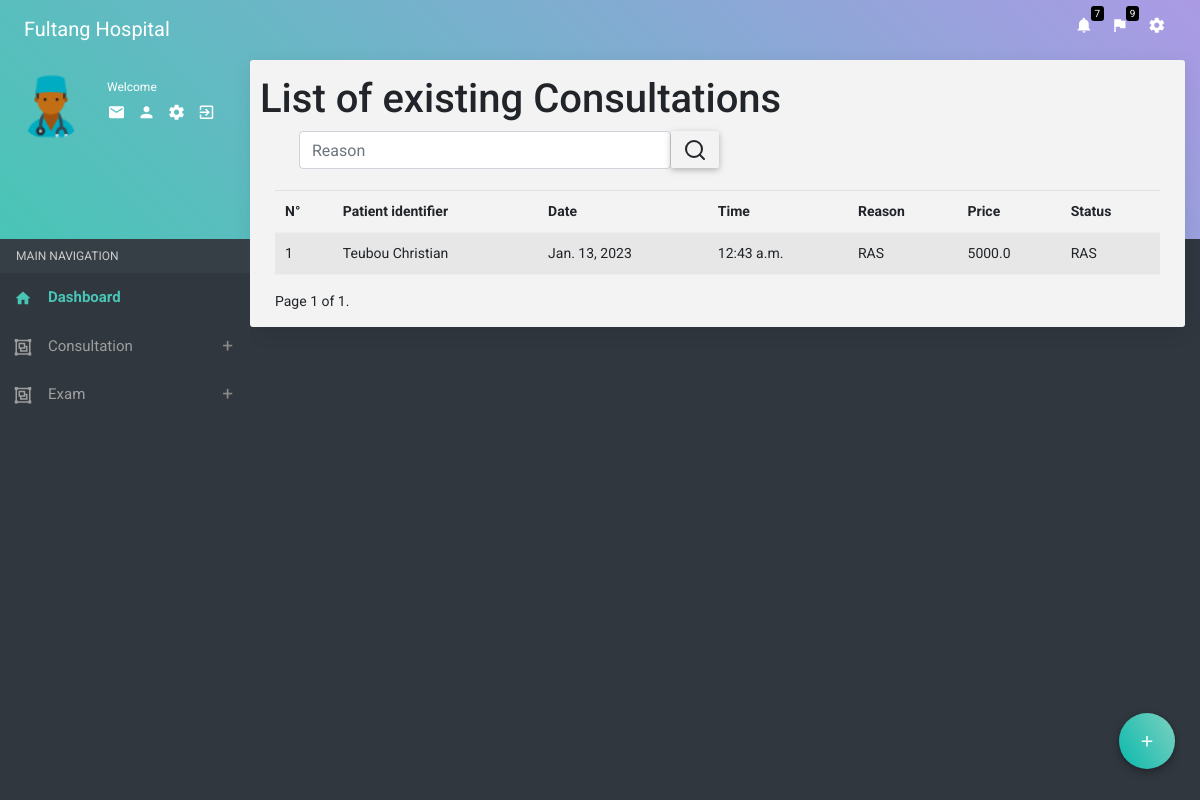
The page /cashier/consultation_list on the database its author committed.
### polyclinic/models.py (models this page shows, shortened)
class Consultation(models.Model):
    consultationDate = models.DateField(auto_now=True)
    consultationTime = models.TimeField(auto_now=True)
    consultationCost = models.FloatField(blank=True, null=True)
    consultationReason = models.CharField(max_length=100, blank=True)
    consultationNotes = models.TextField(blank=True, null=True, max_length=100000)
    allergy = models.CharField(max_length=1000, null=True, blank=True)
    previousHistory = models.CharField(max_length=200, null=True, blank=True)
    status = models.CharField(max_length=20, default="invalid")
    idParameters = models.ForeignKey("Parameters", on_delete=models.CASCADE, null=False)
    idMedicalFolderPage = models.ForeignKey("MedicalFolderPage", on_delete=models.CASCADE, null=False)
    idPatient = models.ForeignKey("Patient", on_delete=models.CASCADE, null=False, blank=True)
    idMedicalStaff = models.ForeignKey("MedicalStaff", on_delete=models.CASCADE, null=False)
    idConsultationType = models.ForeignKey("ConsultationType", on_delete=models.CASCADE, null=True)

class Patient(models.Model):
    addDate = models.DateField(auto_now=True, blank=True)
    addTime = models.TimeField(auto_now=True, blank=True)
    cniNumber = models.CharField(max_length=20, blank=True, default=" ")  # The patient CNI
    firstName = models.CharField(max_length=50, blank=True)
    lastName = models.CharField(max_length=50, blank=True, default=" ")
    gender = models.CharField(max_length=50, choices=SEXE, default='Male', blank=True)  # The patient gender (M, F)
    phoneNumber = models.CharField(max_length=100, blank=True, default=" ")
    birthDate = models.DateField(blank=True, null=True, default="0000-00-00")
    address = models.CharField(max_length=25, blank=True, default=" ")
    email = models.CharField(max_length=25, blank=True, default=" ")
    condition = models.CharField(max_length=50, choices=CONDITION, default='NoCritical', null=False)
    service = models.CharField(max_length=50, choices=SERVICE, default='Generalist', null=False)
    status = models.CharField(max_length=20, default="invalid")  # The patient status
    idMedicalFolder = models.ForeignKey("MedicalFolder", on_delete=models.CASCADE, null=False)
    def __str__(self):
        return self.firstName.__str__() + ' ' + self.lastName.__str__()

### polyclinic/views/cashier.py (the view, shortened to what this page needs)
# urls.py: path('consultation_list', consultation_list),
def consultation_list(request):
    list = Consultation.objects.all()
    paginator = Paginator(list,9)
    page = request.GET.get('page')
    list = paginator.get_page(page)
    name = ''
    return render (request, 'cashier/consultation_list.html',{"list":list,'select_name' : name })

### polyclinic/templates/cashier/consultation_list.html (shortened to what this page needs)
{% extends 'cashier/base_cashier.html' %}
{% load static %}
{% block content %}
<div class="row clearfix">
	<div class="text"> <h1>List of existing Consultations</h1> </div>
</div>
<form class="search-form" method ="post" action="consultation_list">
            <div class="row ml-2 ">
                <div class="col-lg-5 col-md-6 col-sm-12 p-0 ml-3">
                    <input type="text" name="username" value="{{select_name}}" placeholder="Reason" class="form-control" required>
                </div>
                <div class="col-lg-1 col-md-3 col-sm-12 p-0">
                    <button class="btn btn-base" type="submit">
                        <svg class="feather feather-search" fill="none" height="24"
                             stroke="currentColor"
                             stroke-linecap="round" stroke-linejoin="round" stroke-width="2"
                             viewBox="0 0 24 24"
                             width="24" xmlns="http://www.w3.org/2000/svg">
                            <circle cx="11" cy="11" r="8"></circle>
                            <line x1="21" x2="16.65" y1="21" y2="16.65"></line>
                        </svg>
                    </button>
                </div>
            </div>
    </form>
<br>
<div class="body">
    <div class="table-responsive">
        <table class="table table-striped">
            <thead>
                <th>N°</th>
                <th>Patient identifier</th>
                <th>Date</th>
                <th>Time</th>
                <th>Reason</th>
                <th>Price</th>
                <th>Status</th>
            </thead>
            <tbody>
                {%for cons in list%}
                <tr>
                    <td> </td>
                    <td>{{cons.idPatient}}</td>
                    <td>{{cons.consultationDate}}</td>
                    <td>{{cons.consultationTime}}</td>
                    <td>{{cons.consultationReason}}</td>
                    <td>{{cons.consultationCost}}</td>
                    <td>{{cons.status}}</td>
                </tr>
                {%endfor%}
            </tbody>
        </table>
    </div>
</div>
<span class="page" style="text-align:center;">
        <span class="current">
            Page {{ list.number }} of {{ list.paginator.num_pages }}.
        </span>
    </span>
{%endblock content%}

### polyclinic/templates/cashier/base_cashier.html (style rules this page uses)
table { counter-reset: row-num }
table tbody tr { counter-increment : row-num }
table tbody tr td:first-child::before { content : counter(row-num) }

### rows shown on the page
Consultation: idPatient "Teubou Christian", consultationDate "Jan. 13, 2023", consultationTime "12:43 a.m.", consultationReason "RAS", consultationCost "5000.0", status "RAS"

### other values the page prints
{{ list.number }} "1"
{{ list.paginator.num_pages }} "1"
